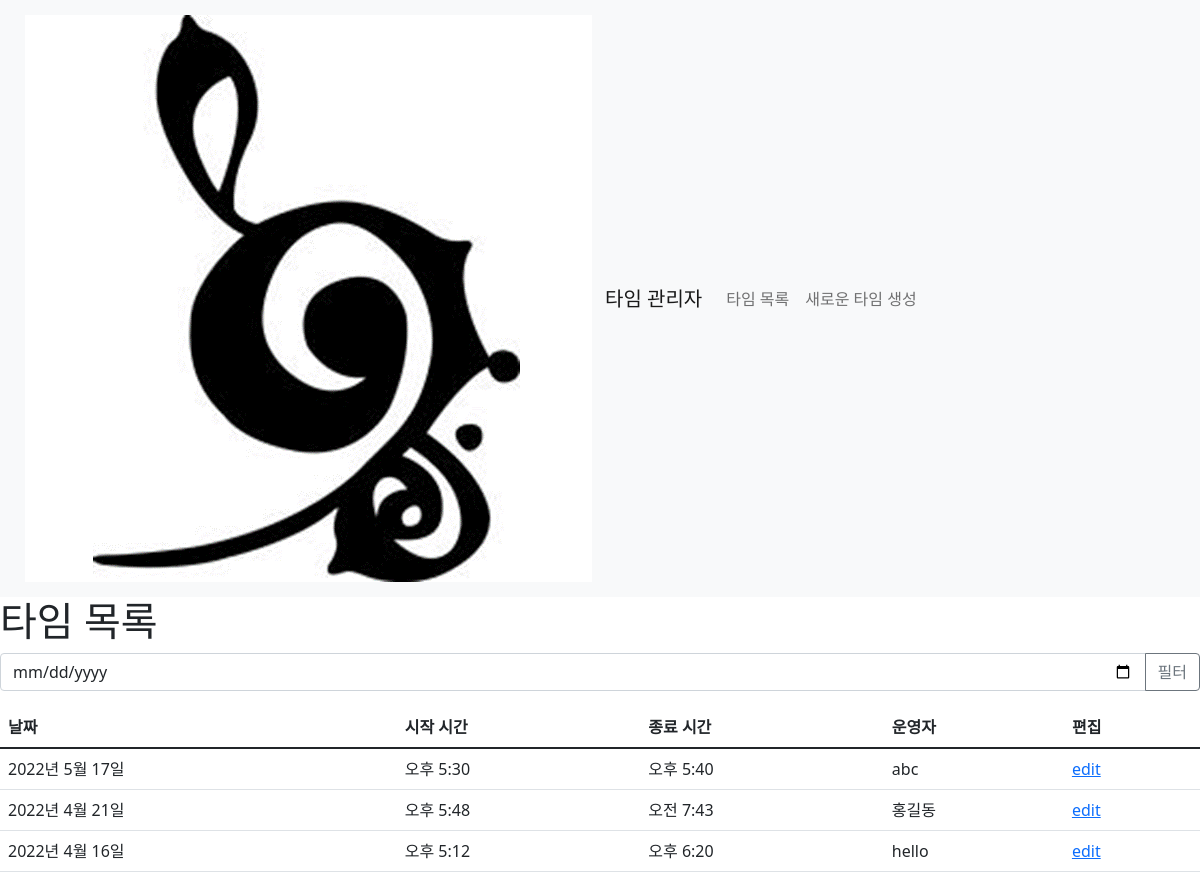
The app's page /time_manage/list/, older data.
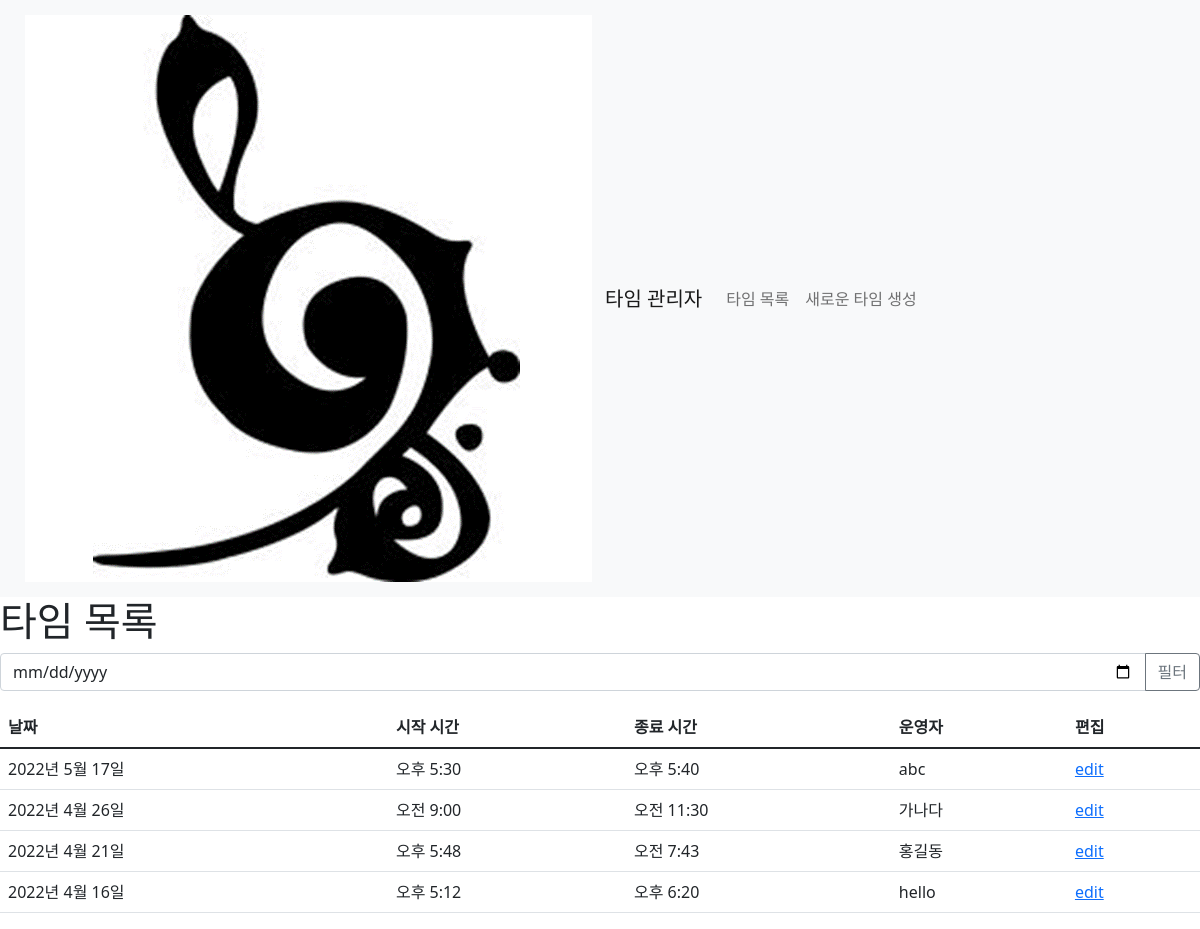
The same page, newer data.
### time_manage/models.py (models this page shows, shortened)
class TimeInfo(models.Model):
    time_date = models.DateField()
    time_start = models.TimeField()
    time_end = models.TimeField()
    time_manager = models.CharField(max_length=100)
    time_unique_id = models.UUIDField(default=uuid.uuid4, editable=False, unique=True)
    class Meta:
        verbose_name = '타임 정보'
        verbose_name_plural = '타임 정보'
        ordering = ['-time_date', '-time_start']

### time_manage/views.py (the view)
# urls.py: path('list/', views.list, name='list'),
def list(response):
    _var = {"time_info" : TimeInfo.objects.all()}
    if response.method =="POST":
        if response.POST.get("filter_time_by_date"):
            _form = FilterTime(response.POST)
            if _form.is_valid():
                _time_date= _form.cleaned_data["_time_date"]
                _var["time_info"] = TimeInfo.objects.filter(time_date=_time_date)
                return render(response, 'time_manage/list.html', _var)
            else:
                print(f'\n\nform is not valid\n\n')
        else:
            print(f'\n\nresponse method is POST, {response.POST}\n\n')
    else:
        print(f'\n\nresponse method is not POST\n\n')
    return render(response, 'time_manage/list.html', _var)

### time_manage/templates/time_manage/list.html (shortened to what this page needs)
{% extends 'time_manage/base.html' %}
{% block body %}
    <h1>타임 목록</h1>
    <form method="post" action="#">
        <div class="input-group mb-3">
            <input type="date" class="form-control" placeholder='날짜 필터'aria-label="date filter" aria-describedby="filter_time_by_date_submit" name="_time_date">
            <button class="btn btn-outline-secondary" type="submit" id="filter_time_by_date_submit" name="filter_time_by_date" value="filter_time_by_date">필터</button>
        </div>
    </form>
    <table class="table">
        <thead>
            <tr>
                <th scope="col">날짜</th>
                <th scope="col">시작 시간</th>
                <th scope="col">종료 시간</th>
                <th scope="col">운영자</th>
                <th scope="col">편집</th>
            </tr>
        </thead>
        <tbody>
            {% for ti in time_info %}
                    <tr>
                        <td>{{ti.time_date}}</td>
                        <td>{{ti.time_start}}</td>
                        <td>{{ti.time_end}}</td>
                        <td>{{ti.time_manager}}</td>
                        <td><a href="/time_manage/{{ti.time_unique_id}}">edit</a></td>
                    </tr>
            {% endfor %}
        </tbody>
    </table>
{% endblock %}

Row changes from the older to the newer data that the page shows:
added TimeInfo: time_date "2022년 4월 26일", time_start "오전 9:00", time_end "오전 11:30", time_manager "가나다"
